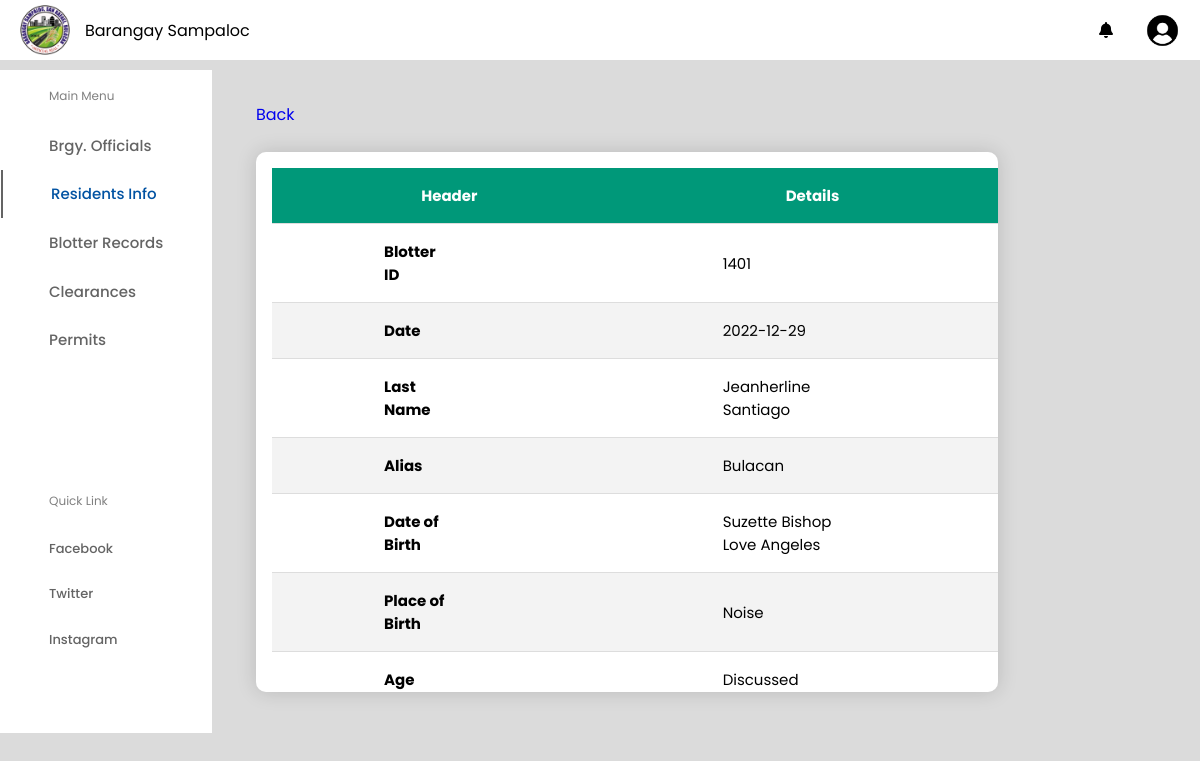
Screenshot of /viewBlotter.php?bID=1401 with the database file from the repository.
### tables this page shows
CREATE TABLE `tblblotter` (
  `bID` int(11) NOT NULL,
  `bDate` date NOT NULL DEFAULT current_timestamp(),
  `bComp` varchar(50) NOT NULL,
  `bLoc` varchar(50) NOT NULL,
  `bPers` varchar(50) NOT NULL,
  `bReason` varchar(50) NOT NULL,
  `bAction` varchar(100) NOT NULL,
  `bAssist` varchar(50) NOT NULL,
  `bStatus` varchar(20) NOT NULL
);

### viewBlotter.php (the view, shortened to what this page needs)
<!DOCTYPE html>
<html lang="en">
<head>
    <link rel="stylesheet" href="form.css" />
    <link rel="stylesheet" href="https://cdnjs.cloudflare.com/ajax/libs/font-awesome/6.2.0/css/all.min.css" />
</head>
<body>
    <header class="header">
        <div class="logo">
            <img src="bLogo.png" alt="">
            <a>Barangay Sampaloc</a>
        </div>
        <div class="header-icons">
            <i class="fas fa-bell"></i>
            <div class="account">
                <img src="user.png" alt="">
            </div>
        </div>
    </header>
    <div class="container">
        <nav>
            <div class="side_navbar">
                <span>Main Menu</span>
                <a href="officials.php">Brgy. Officials</a>
                <a href="residents.php" class="active">Residents Info</a>
                <a href="">Blotter Records</a>
                <a href="l">Clearances</a>
                <a href="">Permits</a>
                <div class="links">
                    <span>Quick Link</span>
                    <a href="#">Facebook</a>
                    <a href="#">Twitter</a>
                    <a href="#">Instagram</a>
                </div>
            </div>
        </nav>
        <div class="main-body">
            <div class="list">
                <div class="list1">
                    <div class="row">
                        <a href="blotter.php">Back</a>
                    </div>
                    <table>
                        <?php
                        if (isset($_GET['bID'])) {
                            $id = $_GET['bID'];
                            include("config.php");
                            $sql = "SELECT * FROM tblBlotter WHERE bID = $id";
                            $result = mysqli_query($conn, $sql);
                            $row = mysqli_fetch_array($result);
                        }
                        ?>
                        <thead>
                            <th>
                                <h4>Header</h4>
                            </th>
                            <th>
                                <h4> Details</h4>
                            </th>
                        </thead>
                        <tbody>
                            <tr>
                                <td><strong>Blotter ID</strong></td>
                                <td><?php echo $row["bID"] ?></td>
                            </tr>
                            <tr>
                                <td><strong>Date</strong></td>
                                <td><?php echo $row["bDate"] ?></td>
                            </tr>
                            <tr>
                                <td><strong>Last Name</strong></td>
                                <td><?php echo $row["bComp"] ?></td>
                            </tr>
                            <tr>
                                <td><strong>Alias</strong></td>
                                <td><?php echo $row["bLoc"] ?></td>
                            </tr>
                            <tr>
                                <td><strong>Date of Birth</strong></td>
                                <td><?php echo $row["bPers"] ?></td>
                            </tr>
                            <tr>
                                <td><strong>Place of Birth</strong></td>
                                <td><?php echo $row["bReason"] ?></td>
                            </tr>
                            <tr>
                                <td><strong>Age</strong></td>
                                <td><?php echo $row["bAction"] ?></td>
                            </tr>
                        </tbody>
                    </table>
                </div>
            </div>
        </div>
    </div>
</body>
</html>

### form.css (style rules this page uses)
* { margin: 0; padding: 0; border: none; outline: none; text-decoration: none; box-sizing: border-box; font-family: "Poppins", sans-serif; }
body { background: rgb(219, 219, 219); }
.header { display: flex; align-items: center; justify-content: space-between; height: 60px; padding: 20px; background: #fff; }
.logo { display: flex; align-items: center; }
.logo img { width: 50px; height: 100%; margin-right: 15px; border-top-right-radius: 15px; border-bottom-right-radius: 15px; }
.header-icons { display: flex; align-items: center; }
.header-icons i { margin-right: 2rem; cursor: pointer; }
.header-icons .account { display: flex; align-items: center; justify-content: space-between; }
.header-icons .account img { width: 35px; height: 35px; cursor: pointer; border-radius: 50%; }
.container { margin-top: 10px; display: flex; justify-content: space-between; }
nav { background: #fff; }
.side_navbar { padding: 1px; display: flex; flex-direction: column; }
.side_navbar span { color: gray; margin: 1rem 3rem; font-size: 12px; }
.side_navbar a { width: 100%; padding: 0.8rem 3rem; font-weight: 500; font-size: 15px; color: rgb(100, 100, 100); }
.links { margin-top: 5rem; display: flex; flex-direction: column; }
.links a { font-size: 13px; }
.side_navbar .active { border-left: 2px solid rgb(100, 100, 100); color: #0052a2; }
.main-body { width: 80%; padding: 1rem; }
.list { width: 80%; display: flex; align-items: center; justify-content: space-between; }
.row { display: flex; justify-content: space-between; align-items: center; margin: 1rem 0; }

### viewBlotter.php (style rules this page uses)
table { display: block; overflow-y: scroll; width: 100%; height: 540px; font-size: 15px; color: #000; background: #fff; border-radius: 10px; box-shadow: 0 0 20px rgba(0, 0, 0, 0.15); padding: 1rem; border-collapse: collapse; margin: 25px 0; }
table, th { padding: 1rem 0rem 1rem 1rem; justify-content: center; }
td { padding: 1rem 10rem 1rem 7rem; justify-content: center; }
tr { border-bottom: 1px solid #dddddd; }
th { background-color: #009879; color: #ffffff; text-align: center; }
tr:nth-of-type(even) { background-color: #f3f3f3; }

### rows the page displays
tblblotter: bID "1401", bDate "2022-12-29", bComp "Jeanherline Santiago", bLoc "Bulacan", bPers "Suzette Bishop Love Angeles", bReason "Noise", bAction "Discussed"
